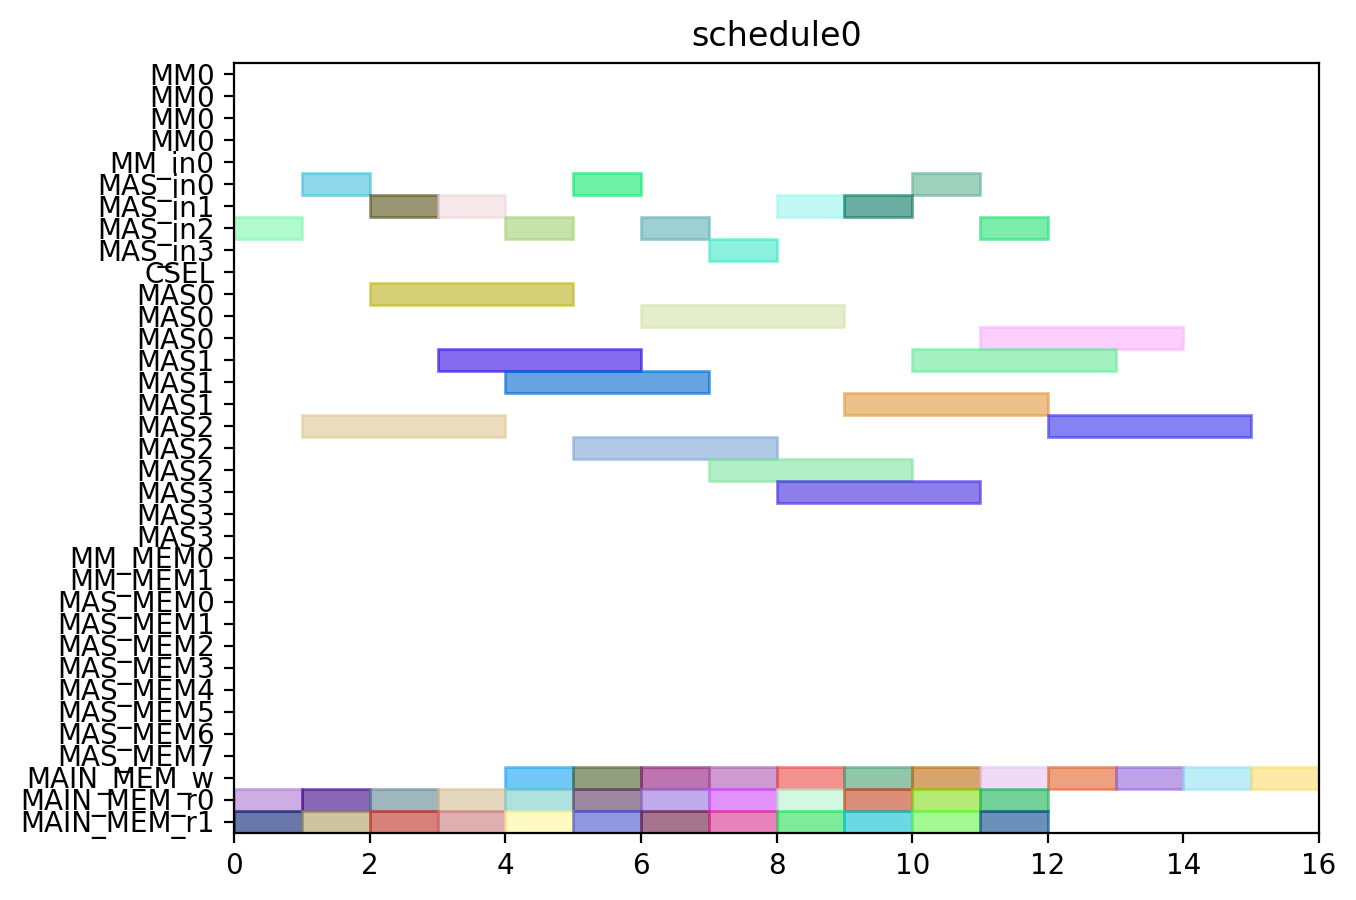

This chart was generated by the following Python code:
from pyschedule import Scenario, solvers, plotters, alt


def solve():
	horizon = 120
	S = Scenario("schedule0", horizon=horizon)

	# resource
	MM = S.Resources('MM', num=1, size=4)
	MM_in = S.Resources('MM_in', num=1)
	MAS_in = S.Resources('MAS_in', num=4)
	CSEL = S.Resource('CSEL')
	MAS = S.Resources('MAS', num=4, size=3, periods=range(1, horizon))
	MM_MEM = S.Resources('MM_MEM', num=2)
	MAS_MEM = S.Resources('MAS_MEM', num=8)
	MAIN_MEM_w = S.Resource('MAIN_MEM_w', size=1)
	MAIN_MEM_r = S.Resources('MAIN_MEM_r', num=2)

	# result of previous scheduling

	# new tasks
	c000 = S.Task('c000', length=3, delay_cost=1)
	c000 += alt(MAS)
	c000_in = S.Task('c000_in', length=1, delay_cost=1)
	c000_in += alt(MAS_in)
	S += c000_in*MAS_in[0]<=c000*MAS[0]

	S += c000_in*MAS_in[1]<=c000*MAS[1]

	S += c000_in*MAS_in[2]<=c000*MAS[2]

	S += c000_in*MAS_in[3]<=c000*MAS[3]

	S += 0<c000

	c000_w = S.Task('c000_w', length=1, delay_cost=1)
	c000_w += alt(MAIN_MEM_w)
	S += c000 <= c000_w

	c000_mem0 = S.Task('c000_mem0', length=1, delay_cost=1)
	c000_mem0 += MAIN_MEM_r[0]
	S += c000_mem0 <= c000

	c000_mem1 = S.Task('c000_mem1', length=1, delay_cost=1)
	c000_mem1 += MAIN_MEM_r[1]
	S += c000_mem1 <= c000

	c001 = S.Task('c001', length=3, delay_cost=1)
	c001 += alt(MAS)
	c001_in = S.Task('c001_in', length=1, delay_cost=1)
	c001_in += alt(MAS_in)
	S += c001_in*MAS_in[0]<=c001*MAS[0]

	S += c001_in*MAS_in[1]<=c001*MAS[1]

	S += c001_in*MAS_in[2]<=c001*MAS[2]

	S += c001_in*MAS_in[3]<=c001*MAS[3]

	S += 0<c001

	c001_w = S.Task('c001_w', length=1, delay_cost=1)
	c001_w += alt(MAIN_MEM_w)
	S += c001 <= c001_w

	c001_mem0 = S.Task('c001_mem0', length=1, delay_cost=1)
	c001_mem0 += MAIN_MEM_r[0]
	S += c001_mem0 <= c001

	c001_mem1 = S.Task('c001_mem1', length=1, delay_cost=1)
	c001_mem1 += MAIN_MEM_r[1]
	S += c001_mem1 <= c001

	c010 = S.Task('c010', length=3, delay_cost=1)
	c010 += alt(MAS)
	c010_in = S.Task('c010_in', length=1, delay_cost=1)
	c010_in += alt(MAS_in)
	S += c010_in*MAS_in[0]<=c010*MAS[0]

	S += c010_in*MAS_in[1]<=c010*MAS[1]

	S += c010_in*MAS_in[2]<=c010*MAS[2]

	S += c010_in*MAS_in[3]<=c010*MAS[3]

	S += 0<c010

	c010_w = S.Task('c010_w', length=1, delay_cost=1)
	c010_w += alt(MAIN_MEM_w)
	S += c010 <= c010_w

	c010_mem0 = S.Task('c010_mem0', length=1, delay_cost=1)
	c010_mem0 += MAIN_MEM_r[0]
	S += c010_mem0 <= c010

	c010_mem1 = S.Task('c010_mem1', length=1, delay_cost=1)
	c010_mem1 += MAIN_MEM_r[1]
	S += c010_mem1 <= c010

	c011 = S.Task('c011', length=3, delay_cost=1)
	c011 += alt(MAS)
	c011_in = S.Task('c011_in', length=1, delay_cost=1)
	c011_in += alt(MAS_in)
	S += c011_in*MAS_in[0]<=c011*MAS[0]

	S += c011_in*MAS_in[1]<=c011*MAS[1]

	S += c011_in*MAS_in[2]<=c011*MAS[2]

	S += c011_in*MAS_in[3]<=c011*MAS[3]

	S += 0<c011

	c011_w = S.Task('c011_w', length=1, delay_cost=1)
	c011_w += alt(MAIN_MEM_w)
	S += c011 <= c011_w

	c011_mem0 = S.Task('c011_mem0', length=1, delay_cost=1)
	c011_mem0 += MAIN_MEM_r[0]
	S += c011_mem0 <= c011

	c011_mem1 = S.Task('c011_mem1', length=1, delay_cost=1)
	c011_mem1 += MAIN_MEM_r[1]
	S += c011_mem1 <= c011

	c100 = S.Task('c100', length=3, delay_cost=1)
	c100 += alt(MAS)
	c100_in = S.Task('c100_in', length=1, delay_cost=1)
	c100_in += alt(MAS_in)
	S += c100_in*MAS_in[0]<=c100*MAS[0]

	S += c100_in*MAS_in[1]<=c100*MAS[1]

	S += c100_in*MAS_in[2]<=c100*MAS[2]

	S += c100_in*MAS_in[3]<=c100*MAS[3]

	S += 0<c100

	c100_w = S.Task('c100_w', length=1, delay_cost=1)
	c100_w += alt(MAIN_MEM_w)
	S += c100 <= c100_w

	c100_mem0 = S.Task('c100_mem0', length=1, delay_cost=1)
	c100_mem0 += MAIN_MEM_r[0]
	S += c100_mem0 <= c100

	c100_mem1 = S.Task('c100_mem1', length=1, delay_cost=1)
	c100_mem1 += MAIN_MEM_r[1]
	S += c100_mem1 <= c100

	c101 = S.Task('c101', length=3, delay_cost=1)
	c101 += alt(MAS)
	c101_in = S.Task('c101_in', length=1, delay_cost=1)
	c101_in += alt(MAS_in)
	S += c101_in*MAS_in[0]<=c101*MAS[0]

	S += c101_in*MAS_in[1]<=c101*MAS[1]

	S += c101_in*MAS_in[2]<=c101*MAS[2]

	S += c101_in*MAS_in[3]<=c101*MAS[3]

	S += 0<c101

	c101_w = S.Task('c101_w', length=1, delay_cost=1)
	c101_w += alt(MAIN_MEM_w)
	S += c101 <= c101_w

	c101_mem0 = S.Task('c101_mem0', length=1, delay_cost=1)
	c101_mem0 += MAIN_MEM_r[0]
	S += c101_mem0 <= c101

	c101_mem1 = S.Task('c101_mem1', length=1, delay_cost=1)
	c101_mem1 += MAIN_MEM_r[1]
	S += c101_mem1 <= c101

	c110 = S.Task('c110', length=3, delay_cost=1)
	c110 += alt(MAS)
	c110_in = S.Task('c110_in', length=1, delay_cost=1)
	c110_in += alt(MAS_in)
	S += c110_in*MAS_in[0]<=c110*MAS[0]

	S += c110_in*MAS_in[1]<=c110*MAS[1]

	S += c110_in*MAS_in[2]<=c110*MAS[2]

	S += c110_in*MAS_in[3]<=c110*MAS[3]

	S += 0<c110

	c110_w = S.Task('c110_w', length=1, delay_cost=1)
	c110_w += alt(MAIN_MEM_w)
	S += c110 <= c110_w

	c110_mem0 = S.Task('c110_mem0', length=1, delay_cost=1)
	c110_mem0 += MAIN_MEM_r[0]
	S += c110_mem0 <= c110

	c110_mem1 = S.Task('c110_mem1', length=1, delay_cost=1)
	c110_mem1 += MAIN_MEM_r[1]
	S += c110_mem1 <= c110

	c111 = S.Task('c111', length=3, delay_cost=1)
	c111 += alt(MAS)
	c111_in = S.Task('c111_in', length=1, delay_cost=1)
	c111_in += alt(MAS_in)
	S += c111_in*MAS_in[0]<=c111*MAS[0]

	S += c111_in*MAS_in[1]<=c111*MAS[1]

	S += c111_in*MAS_in[2]<=c111*MAS[2]

	S += c111_in*MAS_in[3]<=c111*MAS[3]

	S += 0<c111

	c111_w = S.Task('c111_w', length=1, delay_cost=1)
	c111_w += alt(MAIN_MEM_w)
	S += c111 <= c111_w

	c111_mem0 = S.Task('c111_mem0', length=1, delay_cost=1)
	c111_mem0 += MAIN_MEM_r[0]
	S += c111_mem0 <= c111

	c111_mem1 = S.Task('c111_mem1', length=1, delay_cost=1)
	c111_mem1 += MAIN_MEM_r[1]
	S += c111_mem1 <= c111

	c200 = S.Task('c200', length=3, delay_cost=1)
	c200 += alt(MAS)
	c200_in = S.Task('c200_in', length=1, delay_cost=1)
	c200_in += alt(MAS_in)
	S += c200_in*MAS_in[0]<=c200*MAS[0]

	S += c200_in*MAS_in[1]<=c200*MAS[1]

	S += c200_in*MAS_in[2]<=c200*MAS[2]

	S += c200_in*MAS_in[3]<=c200*MAS[3]

	S += 0<c200

	c200_w = S.Task('c200_w', length=1, delay_cost=1)
	c200_w += alt(MAIN_MEM_w)
	S += c200 <= c200_w

	c200_mem0 = S.Task('c200_mem0', length=1, delay_cost=1)
	c200_mem0 += MAIN_MEM_r[0]
	S += c200_mem0 <= c200

	c200_mem1 = S.Task('c200_mem1', length=1, delay_cost=1)
	c200_mem1 += MAIN_MEM_r[1]
	S += c200_mem1 <= c200

	c201 = S.Task('c201', length=3, delay_cost=1)
	c201 += alt(MAS)
	c201_in = S.Task('c201_in', length=1, delay_cost=1)
	c201_in += alt(MAS_in)
	S += c201_in*MAS_in[0]<=c201*MAS[0]

	S += c201_in*MAS_in[1]<=c201*MAS[1]

	S += c201_in*MAS_in[2]<=c201*MAS[2]

	S += c201_in*MAS_in[3]<=c201*MAS[3]

	S += 0<c201

	c201_w = S.Task('c201_w', length=1, delay_cost=1)
	c201_w += alt(MAIN_MEM_w)
	S += c201 <= c201_w

	c201_mem0 = S.Task('c201_mem0', length=1, delay_cost=1)
	c201_mem0 += MAIN_MEM_r[0]
	S += c201_mem0 <= c201

	c201_mem1 = S.Task('c201_mem1', length=1, delay_cost=1)
	c201_mem1 += MAIN_MEM_r[1]
	S += c201_mem1 <= c201

	c210 = S.Task('c210', length=3, delay_cost=1)
	c210 += alt(MAS)
	c210_in = S.Task('c210_in', length=1, delay_cost=1)
	c210_in += alt(MAS_in)
	S += c210_in*MAS_in[0]<=c210*MAS[0]

	S += c210_in*MAS_in[1]<=c210*MAS[1]

	S += c210_in*MAS_in[2]<=c210*MAS[2]

	S += c210_in*MAS_in[3]<=c210*MAS[3]

	S += 0<c210

	c210_w = S.Task('c210_w', length=1, delay_cost=1)
	c210_w += alt(MAIN_MEM_w)
	S += c210 <= c210_w

	c210_mem0 = S.Task('c210_mem0', length=1, delay_cost=1)
	c210_mem0 += MAIN_MEM_r[0]
	S += c210_mem0 <= c210

	c210_mem1 = S.Task('c210_mem1', length=1, delay_cost=1)
	c210_mem1 += MAIN_MEM_r[1]
	S += c210_mem1 <= c210

	c211 = S.Task('c211', length=3, delay_cost=1)
	c211 += alt(MAS)
	c211_in = S.Task('c211_in', length=1, delay_cost=1)
	c211_in += alt(MAS_in)
	S += c211_in*MAS_in[0]<=c211*MAS[0]

	S += c211_in*MAS_in[1]<=c211*MAS[1]

	S += c211_in*MAS_in[2]<=c211*MAS[2]

	S += c211_in*MAS_in[3]<=c211*MAS[3]

	S += 0<c211

	c211_w = S.Task('c211_w', length=1, delay_cost=1)
	c211_w += alt(MAIN_MEM_w)
	S += c211 <= c211_w

	c211_mem0 = S.Task('c211_mem0', length=1, delay_cost=1)
	c211_mem0 += MAIN_MEM_r[0]
	S += c211_mem0 <= c211

	c211_mem1 = S.Task('c211_mem1', length=1, delay_cost=1)
	c211_mem1 += MAIN_MEM_r[1]
	S += c211_mem1 <= c211

	solvers.mip.solve(S,msg=1,kind='CPLEX',ratio_gap=1.01)

	solution = [['hoge']*len(S.solution()[1]) for i in range(len(S.solution()))]
	for i in range(len(S.solution())):
		for j in range(len(S.solution()[i])):
			solution[i][j]=str(S.solution()[i][j])
	print(solution)

	cycles = int(solution[-1][3])

	pic_file_name = "/home/mfukuda/ABE/multiRAM_multiMAS_16mux/scheduling_result/stage4MM1_stage3MAS4/CONJ/schedule0.png"
	if(S.solution() != []):
		plotters.matplotlib.plot(S,img_filename=pic_file_name, show_task_labels=False, fig_size=(cycles*0.25+3, 5))

	return solution
